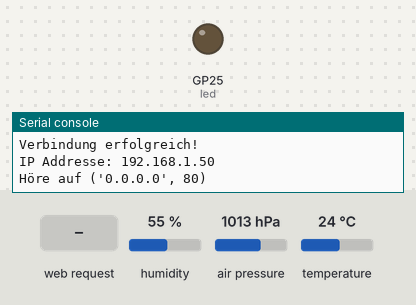
The program below on a simulated Raspberry Pi Pico running MicroPython. Shown: output pins drawn as LEDs (lit = HIGH), the last lines printed to the serial console. The test bench sets the inputs (shaded band); at power-on: humidity 55 %, air pressure 1013 hPa, temperature 24 °C. WiFi joins after 1.5 s; values from a settings file that is not in the repository are placeholders.

Above: at 3.2 s.
3.3 s: HTTP request GET /lighton? received
At 4.1 s:
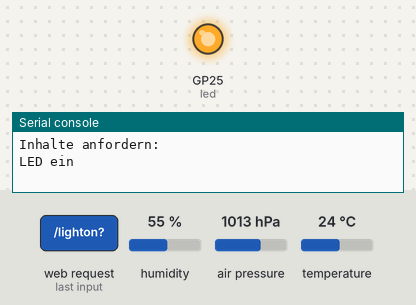
4.8 s: HTTP request GET /lightoff? received
At 5.2 s:
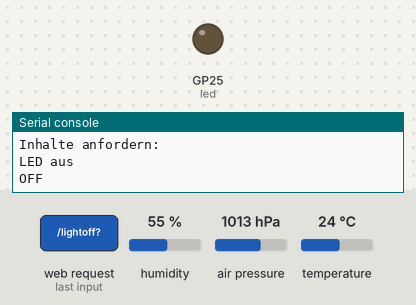
Timing chart, 0 to 7.8 s (numbered marks = the images above; inputs shaded):
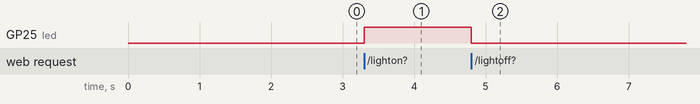

The program:

WEB-Server2.py
```python
'''
WEB-Server2.py

Liefert BME280 Daten und schaltet die int. LED

BME280
Vin -> 3,3V
GND -> GND
SCA -> GPIO4
SCL -> GPIO5

WiFi Zugangsdaten von config.py
#config.py
wifi_ssid = 'R2-D2'
wifi_password =  'xxx'

'''

# Importieren notwendiger Module
import network
from config import wifi_ssid, wifi_password
import socket
from time import sleep
from machine import Pin, I2C
import BME280

# Erstelle ein LED-Objekt auf dem Pin 'LED'
led = Pin('LED', Pin.OUT)

# Initialisieren des LED-Zustands
state = 'OFF'

# Initialisieren der I2C-Kommunikation
i2c = I2C(id=0, scl=Pin(5), sda=Pin(4), freq=10000)
bme = BME280.BME280(i2c=i2c, addr=0x76)

# Abrufen der Sensormesswerte
def get_readings():
    temp = bme.temperature[:-1]
    hum = bme.humidity[:-1]
    pres = bme.pressure[:-3]
    return temp, hum, pres

# HTML-Vorlage für die Webseite
def webpage(state):
    #Erhalte jedes Mal neue Sensormesswerte, wenn "Refresh"-Button betätigt wird
    temperature, humidity, pressure = get_readings()
    html = f"""
        <!DOCTYPE html>
        <html>
        <head>
            <title>Pico Web Server</title>
            <meta name="viewport" content="width=device-width, initial-scale=1">
        </head>
        <body>
            <h1>Raspberry Pi Pico Web Server</h1>
            <h2>Led Control</h2>
            <form action="./lighton">
                <input type="submit" value="LED an" />
            </form>
            <br>
            <form action="./lightoff">
                <input type="submit" value="LED aus" />
            </form>
            <p>LED Status: {state}</p>
            <h2>BME280 Sensor:</h1>
            <p>Temperatur: {temperature} &#176C</p>
            <p>Luftfeuchte: {humidity} %</p>
            <p>Luftdruck: {pressure} hPa</p>
            <form action="./">
                <input type="submit" value="Refresh" />
            </form>
        </body>
        </html>
        """
    return str(html)

# Init Wi-Fi
def init_wifi(ssid, password):
    wlan = network.WLAN(network.STA_IF)
    wlan.active(True)
    # Verbinde mich mit dem Netzwerk
    wlan.connect(ssid, password)
    # Warte auf Wi-Fi-Verbindung
    connection_timeout = 10
    while connection_timeout > 0:
        print(wlan.status())
        if wlan.status() >= 3:
            break
        connection_timeout -= 1
        print('Warten auf Wi-Fi-Verbindung...')
        sleep(1)
    # Überprüfe, ob die Verbindung erfolgreich ist
    if wlan.status() != 3:
        print('...')
        return False
    else:
        print('Verbindung erfolgreich!')
        network_info = wlan.ifconfig()
        print('IP Addresse:', network_info[0])
        return True

if not init_wifi(wifi_ssid, wifi_password):
    print("Programm beenden.")
else:
    try:
        # Socket einrichten und mit dem auslesen beginnen
        addr = socket.getaddrinfo('0.0.0.0', 80)[0][-1]
        s = socket.socket()
        s.setsockopt(socket.SOL_SOCKET, socket.SO_REUSEADDR, 1)
        s.bind(addr)
        s.listen()
        print('Höre auf', addr)

        # Hauptschleife
        while True:
            try:
                conn, addr = s.accept()
                print('Habe eine Verbindung mit', addr)

                # Empfangen und Analysieren der Anforderung
                request = conn.recv(1024)
                request_str = request.decode('utf-8')
                print('Inhalte anfordern:')

                try:
                    request = request.split()[1]
                    #print('Request:', request)
                except IndexError:
                    pass

                # Verarbeiten der Anforderungs- und Aktualisierungsvariablen
                if request == b'/lighton?':
                    print('LED ein')
                    led.value(1)
                    state = 'ON'
                elif request == b'/lightoff?':
                    print('LED aus')
                    led.value(0)
                    state = 'OFF'
                    print(state)
                # HTML-Antwort generieren
                response = webpage(state)

                # Sende die HTTP-Antwort und schließe die Verbindung.
                conn.send('HTTP/1.0 200 OK\r\nContent-type: text/html\r\n\r\n')
                conn.send(response)
                conn.close()

            except OSError as e:
                conn.close()
                print('Verbindung geschlossen')

    except KeyboardInterrupt:
            print('Server vom Benutzer gestoppt.')
```

Measured:
- after the input at 3.3 s, GP25 (led): LOW → HIGH at once
- after the input at 4.8 s, GP25 (led): HIGH → LOW at once
